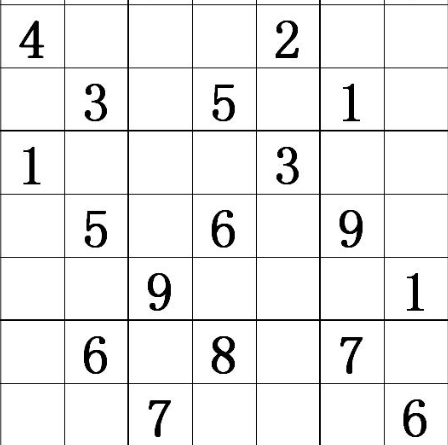
#> input picture resources/images/subshudu.png, 448 x 445 px
$ python '068-FLANN特征匹配方法.py'
#> lines starting #> are read from the running program, lines starting #| are printed output that depends on the picture
# flann 速度块
# flann 使用的是临近近似值，所以精度差

# 步骤：
# 1 创建匹配器
#
# 2 进行特征匹配
#
# 3 绘制匹配点
#

# 实战
import cv2 as cv
import numpy as np
# 读取图像
# 用小图到大图中去搜索
img1 = cv.imread('../../resources/images/subshudu.png')
#> img1 is the input picture: shape (445, 448, 3); min 0, max 255, mean 238.9
img2 = cv.imread('../../resources/images/shudu.png')
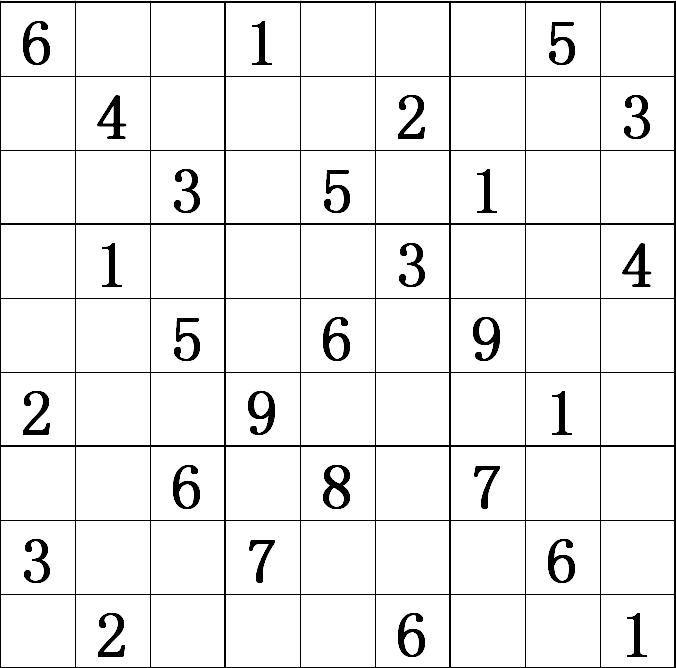
#> input picture resources/images/shudu.png, 676 x 668 px
#> img2 is the input picture: shape (668, 676, 3); min 0, max 255, mean 238.3
# 灰度化
gray1 = cv.cvtColor(img1, cv.COLOR_BGR2GRAY)
gray2 = cv.cvtColor(img2, cv.COLOR_BGR2GRAY)
# 创建特征检测器
sift = cv.xfeatures2d.SIFT_create()
# surf = cv.xfeatures2d.SURT_create()
# orb = cv.ORB_create()
# 计算特征点和描述子 kp, des = orb.detectAndCompute(gray, None)
kp1, des1 = sift.detectAndCompute(gray1, None)
#> kp1 = 340 keypoints; strongest (x, y, size): (421, 404, 4.3), (344, 243, 4.3), (230, 214, 4.3), (102, 341, 4.3)
kp2, des2 = sift.detectAndCompute(gray2, None)
#> kp2 = 450 keypoints; strongest (x, y, size): (44, 26, 5), (419, 618, 5), (253, 430, 5.1), (569, 544, 5)
# 创建匹配器
index_params = dict(algorithm=1, tree=5)
search_params = dict(checks=50)
matcher = cv.FlannBasedMatcher(index_params, search_params)
# 进行特征匹配,对描述子进行匹配计算
match = matcher.knnMatch(des1, des2, k=2)
#> match = 340 matches
# 过滤匹配点
goodMatch = []
for i, (m, n) in enumerate(match):
    if m.distance < 0.7 * n.distance:
        goodMatch.append(m)
#> after the loop, goodMatch = 77 matches
# 绘制匹配点
result = cv.drawMatchesKnn(img1, kp1, img2, kp2, [goodMatch], None)
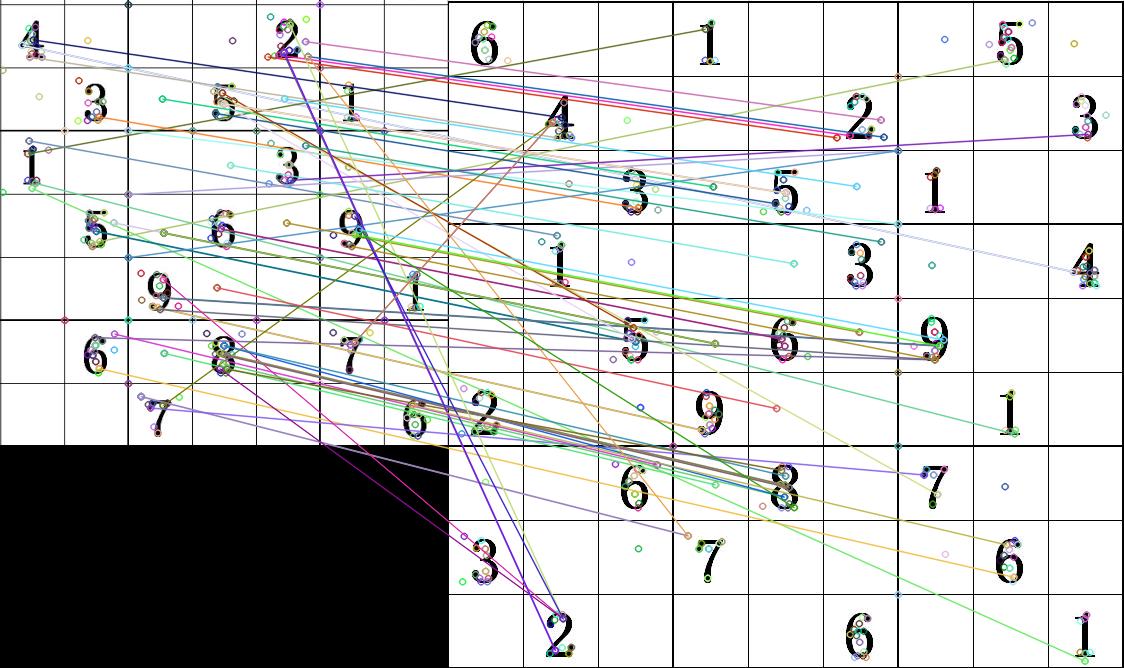
#> result: shape (668, 1124, 3); mean B, G, R 199.7, 200, 199.4
# 图像显示
cv.imshow('result', result)
if cv.waitKey(0) & 0xFF == ord('q'):
#> (key q is pressed here)
    cv.destroyAllWindows()
